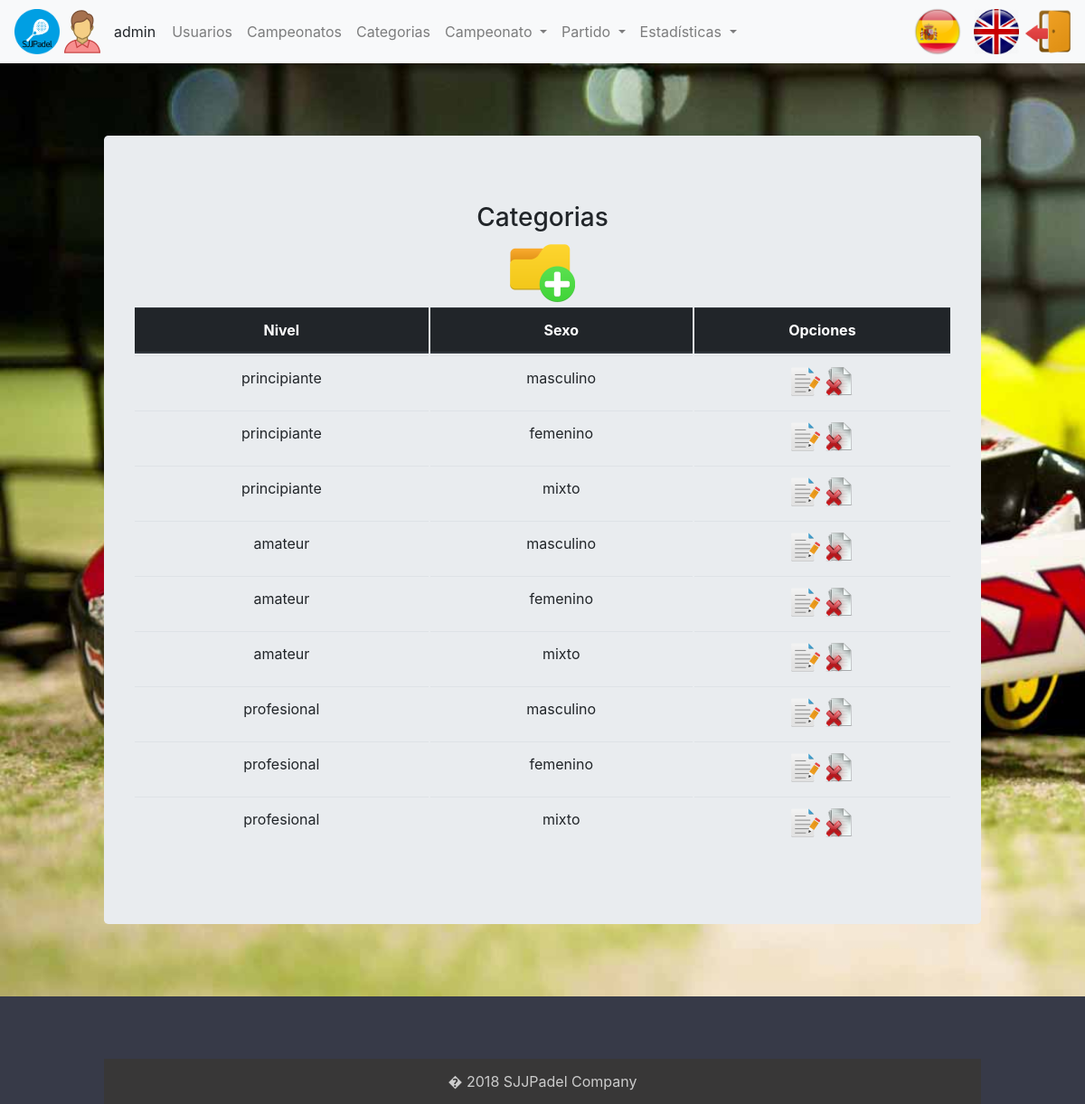
Screenshot of /index.php?controller=category&action=showall (signed in) with the database file from the repository.
### tables this page shows
CREATE TABLE `usuario` (
  `login` varchar(20) NOT NULL,
  `nombre` varchar(20) NOT NULL,
  `apellidos` varchar(45) DEFAULT NULL,
  `pass` varchar(20) DEFAULT NULL,
  `rol` char(1) DEFAULT NULL,
  `genero` varchar(10) DEFAULT NULL
);

CREATE TABLE `categoria` (
  `idCategoria` int(11) NOT NULL,
  `nivel` varchar(20) NOT NULL,
  `sexo` varchar(20) NOT NULL
);

### core/ViewManager.php (called while the page is built, shortened)
<?php
class ViewManager
{
    private $fragmentContents = array();
    private $variables = array();
    private $currentFragment = self::DEFAULT_FRAGMENT;
    private $layout = "default";
    private function saveCurrentFragment()
    {
        $this->fragmentContents[$this->currentFragment] .= ob_get_contents();
    }
    public function moveToFragment($name)
    {
        $this->currentFragment = $name;
    }
    public function getFragment($fragment, $default = "")
    {
        if (! isset($this->fragmentContents[$fragment])) {
            return $default;
        }
        return $this->fragmentContents[$fragment];
    }
    public function setVariable($varname, $value, $flash = false)
    {
        $this->variables[$varname] = $value;
    }
    public function getVariable($varname, $default = NULL)
    {
        if (! isset($this->variables[$varname])) {
            return $default;
        }
        return $this->variables[$varname];
    }
    public function render($controller, $viewname)
    {
        include (__DIR__ . "/../view/$controller/$viewname.php");
        $this->renderLayout();
    }
    private function renderLayout()
    {
        include (__DIR__ . "/../view/layouts/" . $this->layout . ".php");
    }
    private static $viewmanager_singleton = NULL;
    public static function getInstance()
    {
        if (self::$viewmanager_singleton == null) {
            self::$viewmanager_singleton = new ViewManager();
        }
        return self::$viewmanager_singleton;
    }
}

### controller/CategoryController.php (called while the page is built, shortened)
<?php
require_once (__DIR__ . "/../core/ViewManager.php");
require_once (__DIR__ . "/../core/I18n.php");
require_once (__DIR__ . "/../model/Category.php");
require_once (__DIR__ . "/../model/CategoryMapper.php");
require_once (__DIR__ . "/../controller/BaseController.php");
class CategoryController extends BaseController
{
    private $categoryMapper;
    public function __construct()
    {
        parent::__construct();
        $this->categoryMapper = new CategoryMapper();
    }
    public function showall()
    {
        $categories = $this->categoryMapper->getCategorias();
        $this->view->setVariable("categories", $categories);
        $this->view->render("category", "showall");
    }
}

### index.php (called while the page is built, shortened)
<?php
function run()
{
    try {
        $controller = loadController($_GET["controller"]);
        $actionName = $_GET["action"];
        $controller->$actionName();
    } catch (Exception $ex) {
        die("An exception occured!!!!!" . $ex->getMessage());
    }
}
function loadController($controllerName)
{
    return new $controllerClassName();
}
run();
?>

### core/I18n.php (called while the page is built, shortened)
<?php
class I18n
{
    private $messages;
    public function setLanguage($language)
    {
        $this->messages = $i18n_messages;
    }
    public function i18n($key)
    {
        if (isset($this->messages[$key])) {
            return $this->messages[$key];
        } else {
            return $key;
        }
    }
    private static $i18n_singleton = null;
    public static function getInstance()
    {
        if (self::$i18n_singleton == NULL) {
            self::$i18n_singleton = new I18n();
        }
        return self::$i18n_singleton;
    }
}
function i18n($key)
{
    return I18n::getInstance()->i18n($key);
}

### model/Category.php (called while the page is built, shortened)
<?php
class Category
{
    private $id;
    private $nivel;
    private $sexo;
    public function __construct($id = NULL, $nivel = NULL, $sexo = NULL)
    {
        $this->id = $id;
        $this->nivel = $nivel;
        $this->sexo = $sexo;
    }
    public function getId()
    {
        return $this->id;
    }
    public function getNivel()
    {
        return $this->nivel;
    }
    public function getSexo()
    {
        return $this->sexo;
    }
}

### model/CategoryMapper.php (called while the page is built, shortened)
<?php
require_once (__DIR__ . "/../core/PDOConnection.php");
class CategoryMapper
{
    private $db;
    public function __construct()
    {
        $this->db = PDOConnection::getInstance();
    }
    public function getCategorias()
    {
        $stmt = $this->db->prepare("SELECT * FROM categoria");
        $stmt->execute();
        $toret_db = $stmt->fetchAll(PDO::FETCH_ASSOC);
        $categoriesToret = array();
        foreach ($toret_db as $category) {
            array_push($categoriesToret, new Category($category["idCategoria"], $category["nivel"], $category["sexo"]));
        }
        return $categoriesToret;
    }
}

### core/PDOConnection.php (called while the page is built)
<?php
class PDOConnection
{
    private static $dbhost = "localhost";
    private static $dbname = "sjjpadel";
    private static $dbuser = "abp";
    private static $dbpass = "abp";
    private static $db_singleton = null;
    public static function getInstance()
    {
        if (self::$db_singleton == null) {
            self::$db_singleton = new PDO("mysql:host=" . self::$dbhost . ";dbname=" . self::$dbname . ";charset=utf8",
            self::$dbuser, self::$dbpass, array(
                PDO::ATTR_EMULATE_PREPARES => false,
                PDO::ATTR_ERRMODE => PDO::ERRMODE_EXCEPTION
            ));
        }
        return self::$db_singleton;
    }
}
?>

### model/UserMapper.php (called while the page is built, shortened)
<?php
require_once (__DIR__ . "/../core/PDOConnection.php");
class UserMapper
{
    private $db;
    public function __construct()
    {
        $this->db = PDOConnection::getInstance();
    }
    public function getDatos($login)
    {
        $stmt = $this->db->prepare("SELECT * FROM usuario where login=?");
        $stmt->execute(array(
            $login
        ));
        $toret_db = $stmt->fetchAll(PDO::FETCH_ASSOC);
        $user = null;
        foreach ($toret_db as $datos) {
            $user = new User($datos['login'], $datos['nombre'], $datos['apellidos'], $datos['pass'], $datos['rol'], $datos['genero']);
        }
        return $user;
    }
}

### controller/BaseController.php (called while the page is built, shortened)
<?php
require_once (__DIR__ . "/../core/ViewManager.php");
require_once (__DIR__ . "/../core/I18n.php");
require_once (__DIR__ . "/../model/User.php");
require_once (__DIR__ . "/../model/UserMapper.php");
class BaseController
{
    public function __construct()
    {
        if (isset($_SESSION["currentuser"])) {
            $userMapper = new UserMapper();
            $datosUser = $userMapper->getDatos($_SESSION["currentuser"]);
        }
    }
}

### view/category/showall.php (the view, shortened to what this page needs)
<?php
require_once (__DIR__ . "/../../core/ViewManager.php");
$view = ViewManager::getInstance();
$categories = $view->getVariable("categories");
$cabecera = array(
    "Level",
    "Sex"
);
?>
<h3><?= i18n("Categories"); ?></h3>
<a href="index.php?controller=category&amp;action=add"> <img
	src="images/addCategory.png" class="img-fluid" alt="Responsive image">
</a>
<table class="table">
	<thead class="thead-dark">
		<tr>
      <?php foreach($cabecera as $valor) { ?>
        <th scope="col">
          <?php echo i18n($valor); ?>
        </th>
      <?php } ?>
      <th scope="col" colspan="2">
        <?= i18n("Options"); ?>
      </th>
		</tr>
	</thead>
	<tbody>
      <?php foreach( $categories as $category ) { ?>
        <tr>
			<td>
              <?php echo $category->getNivel() ; ?>
            </td>
			<td>
              <?php echo $category->getSexo() ; ?>
            </td>
			<td><a
				href="index.php?controller=category&amp;action=edit&amp;id=<?php echo $category->getId() ?>">
					<img src="images/editShowall.png" class="img-fluid"
					alt="Responsive image">
			</a> <a
				href="index.php?controller=category&amp;action=delete&amp;id=<?php echo $category->getId() ?>">
					<img src="images/deleteShowall.png" class="img-fluid"
					alt="Responsive image">
			</a></td>
		<tr>
      <?php } ?>
	</tbody>
</table>

### view/layouts/default.php (shortened to what this page needs)
<?php
$view = ViewManager::getInstance();
$currentuser = $view->getVariable("currentusername");
$currentGender = $view->getVariable("currentGender");
$currentRol = $view->getVariable("currentRol");
?>
<!DOCTYPE html>
<html lang="en">
<head>
<link rel="stylesheet"
	href="https://maxcdn.bootstrapcdn.com/bootstrap/4.0.0/css/bootstrap.min.css"
>
<link rel="stylesheet"
	href="https://use.fontawesome.com/releases/v5.5.0/css/all.css"
>
	<link rel="stylesheet" href="css/style.css" type="text/css">
</head>
<body>
	<div class="contenedor">
		<nav class="navbar navbar-expand-lg navbar-light bg-light">
			<img class="img-circle icono" src="images/icono.png">
		<?php if (isset($currentuser)): ?>
			<img class="icono" src="images/<?php echo $currentGender; ?>.png"> <span
				class="username">
				<?= sprintf(i18n("%s"), $currentuser) ?>
			</span>
		<?php endif ?>
			<div class="collapse navbar-collapse" id="navbarSupportedContent">
				<ul class="navbar-nav mr-auto">
				<?php if($currentRol == 'a'): ?>
					<li class="nav-item"><a class="nav-link"
						href="index.php?controller=users&amp;action=showall"><?= i18n("Users") ?></a>
					</li>
				<?php endif ?>
				<?php if($currentRol == 'a'): ?>
					<li class="nav-item"><a class="nav-link"
						href="index.php?controller=championship&amp;action=showall"><?= i18n("Championships") ?></a>
					</li>
				<?php endif ?>
				<?php if($currentRol == 'a'): ?>
					<li class="nav-item"><a class="nav-link"
						href="index.php?controller=category&amp;action=showall"><?= i18n("Categories") ?></a>
					</li>
				<?php endif ?>
				<?php if($currentRol == 'd' || $currentRol == 'a' || $currentRol == 'e'): ?>
					<li class="nav-item dropdown"><a class="nav-link dropdown-toggle"
						href="#" id="navbarDropdown" role="button" data-toggle="dropdown"
						aria-haspopup="true" aria-expanded="false">
							<?php echo i18n("Championship") ?>
						</a>
						</li>
				<?php endif ?>
				<?php if($currentRol == 'd' || $currentRol == 'a' || $currentRol == 'e'): ?>
					<li class="nav-item dropdown"><a class="nav-link dropdown-toggle"
						href="#" id="navbarDropdown" role="button" data-toggle="dropdown"
						aria-haspopup="true" aria-expanded="false">
							<?php echo i18n("Match") ?>
						</a>
						</li>
					<li class="nav-item dropdown"><a class="nav-link dropdown-toggle"
						href="#" id="navbarDropdown" role="button" data-toggle="dropdown"
						aria-haspopup="true" aria-expanded="false">
							<?php echo i18n("Statistics") ?>
						</a>
						</li>
				<?php endif ?>
				</ul>
			</div>
			<li class="nav-item">
			<?php include(__DIR__."/language_select_element.php"); ?>
		</li>
			<li class="nav-item">
			<?php if (isset($currentuser)): ?>
				<a href="index.php?controller=users&amp;action=logout"> <img
					src="images/salir.png" class="rounded icono"
					alt="Im�genes responsive">
			</a>
				<?php endif ?>
			</li>
		</nav>
		<div class="container">
			<div class="jumbotron">
				<?= $view->getFragment(ViewManager::DEFAULT_FRAGMENT) ?>
			</div>
		</div>
		<footer id="myFooter">
			<div class="container">
				<div class="row">
					<div class="col-sm-3 myCols"></div>
				</div>
				<div class="social-networks"></div>
				<div class="footer-copyright">
					<p>� 2018 SJJPadel Company</p>
				</div>
		</footer>
	</div>
</body>
</html>

### view/layouts/language_select_element.php (shortened to what this page needs)
<a href="index.php?controller=language&amp;action=change&amp;lang=es"> <img
	class="img_idioma_spain" src="images/Spain.png"></img>
</a>
<a href="index.php?controller=language&amp;action=change&amp;lang=en"> <img
	class="img_idioma_england separacion" src="images/England.png"></img>
</a>

### css/style.css (style rules this page uses)
body { width: 100%; height: 100%; }
.contenedor { background: url('../images/padel.jpg'); background-size: cover; background-attachment: fixed; }
ul, li { list-style: none; }
.separacion { margin-right: 7px; }
#myFooter { margin: 0; padding: 0; background-color: #373a48; color: white; }
#myFooter .footer-copyright { background-color: #383737; padding-top: 3px; padding-bottom: 3px; text-align: center; }
#myFooter .footer-copyright p { margin: 10px; color: #ccc; }
#myFooter .myCols { text-align: center; }
#myFooter .social-networks { text-align: center; padding-top: 30px; padding-bottom: 38px; }
.icono { width: 50px; height: 50px; }
table { border-collapse: inherit; }
.img_idioma_spain { width: 72px; height: 54px; }
.img_idioma_england { width: 50px; height: 50px; }
.container { margin: 0 auto; max-width: 1000px; }
.jumbotron { margin: 80px 0; text-align: center; }
.username { margin-left: 10px; margin-right: 10px; }

### rows the page displays
usuario: genero (picture)
categoria: nivel "principiante", sexo "masculino"
categoria: nivel "principiante", sexo "femenino"
categoria: nivel "principiante", sexo "mixto"
categoria: nivel "amateur", sexo "masculino"
categoria: nivel "amateur", sexo "femenino"
categoria: nivel "amateur", sexo "mixto"
categoria: nivel "profesional", sexo "masculino"
categoria: nivel "profesional", sexo "femenino"
categoria: nivel "profesional", sexo "mixto"

### other values shown
sprintf(i18n("%s"), $currentuser) "admin"
i18n("Users") "Usuarios"
i18n("Championships") "Campeonatos"
i18n("Categories") "Categorias"
i18n("Championship") "Campeonato"
i18n("Match") "Partido"
i18n("Statistics") "Estadísticas"
i18n($valor) "Nivel"
i18n($valor) "Sexo"
i18n("Options") "Opciones"
